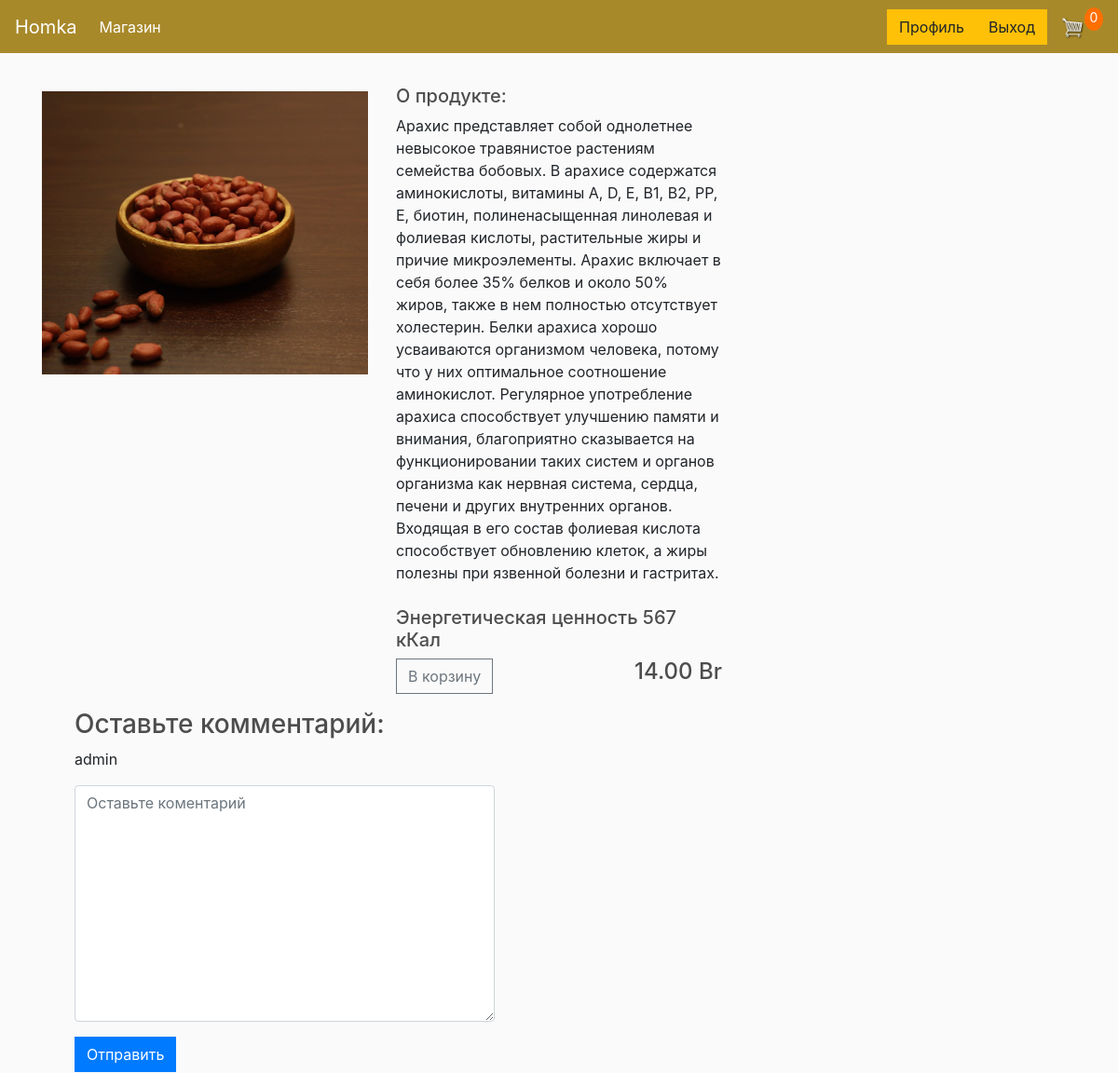
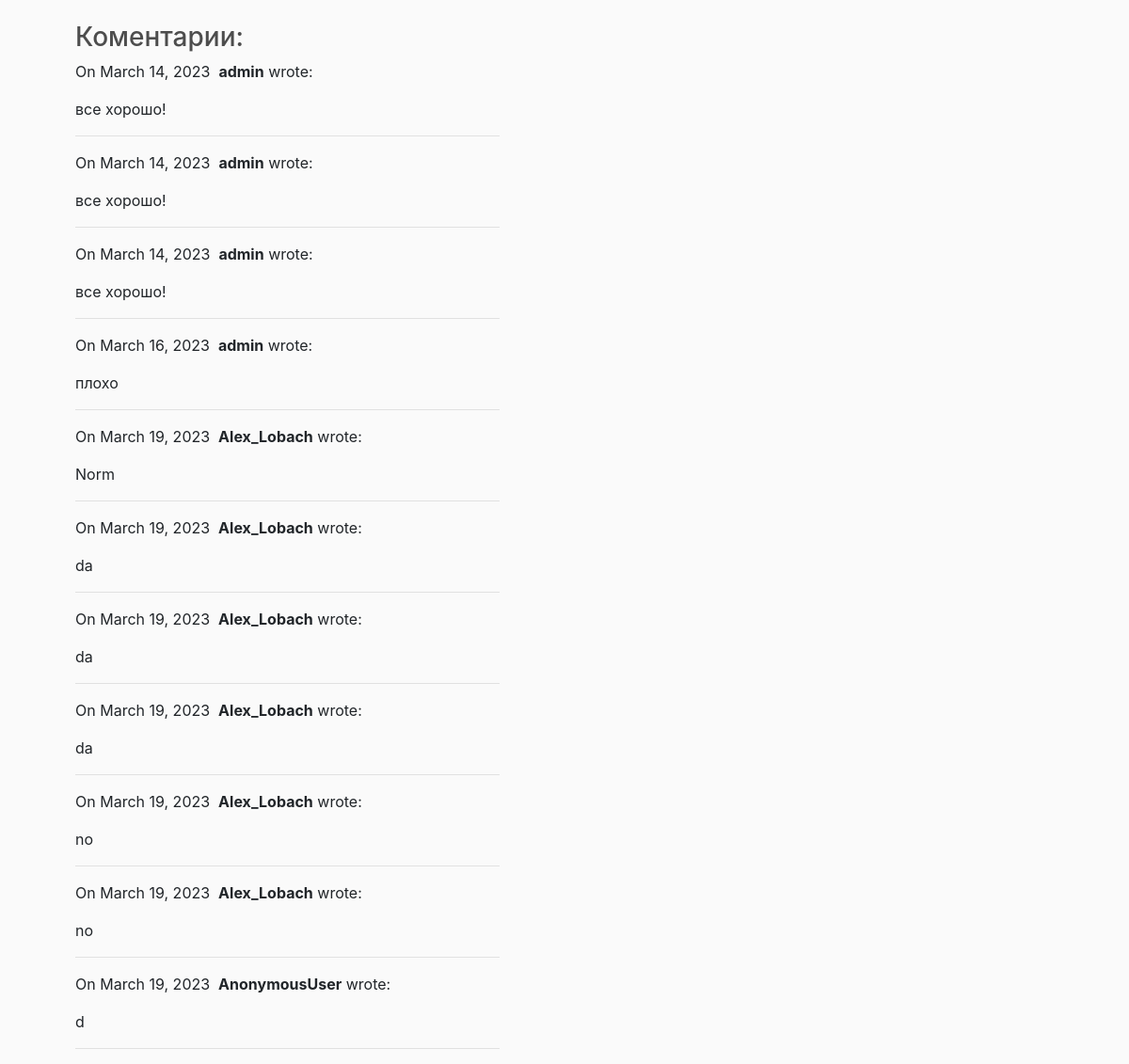
Screenshot of /3/ (signed in) with the database file from the repository (2 pictures, top to bottom).
### catalog/models.py (models this page shows, shortened)
class Product(models.Model):
    name = models.CharField(max_length=200, null=True)
    price = models.FloatField()
    min_pack = models.FloatField()
    description = models.TextField()
    nutritional_value = models.TextField()
    image = models.ImageField(null=True, blank=True)
    @property
    def imageURL(self):
        try:
            url = self.image.url
        except:
            url = ''
        return url

class Comment(models.Model):
    author = models.CharField(max_length=255, blank=True, null=True)
    body = models.TextField()
    created_on = models.DateTimeField(auto_now_add=True)
    product = models.ForeignKey('Product', on_delete=models.CASCADE)

### catalog/views.py (the view, shortened to what this page needs)
# urls.py: path('<int:pk>/', views.product_detail, name= 'product_detail'),
def product_detail(request, pk):
    data = cartData(request)
    cartItems = data['cartItems']
    order = data['order']
    items = data['items']
    product = Product.objects.get(pk=pk)
    comments = Comment.objects.filter(product = product)
    form = CommentForm()
    context = {
        'product':product, 'cartItems': cartItems, 'items':items, 'form':form, 'comments':comments
    }
    return render(request, 'store/detail.html', context)

### catalog/forms.py
class CommentForm(forms.Form):
    body = forms.CharField(widget=forms.Textarea(attrs={'class': 'form-control',
                                                        'placeholder': 'Оставьте коментарий'}))

### catalog/models.py (called while the page is built)
    @property
    def get_cart_items(self):
        orderitems = self.orderitem_set.all()
        total = sum([item.quantity for item in orderitems])
        return total

### catalog/utils.py (called while the page is built)
def cartData(request):
    if request.user.is_authenticated:
        customer = request.user.customer
        order, created = Order.objects.get_or_create(customer=customer, complete=False)
        items = order.orderitem_set.all()
        cartItems = order.get_cart_items
    else:
        cookieData = cookieCart(request)
        cartItems = cookieData['cartItems']
        order = cookieData['order']
        items = cookieData['items']
    return {'cartItems': cartItems, 'order':order, 'items': items}

### catalog/templates/store/detail.html (shortened to what this page needs)
{% extends 'store/main.html' %}
{% load static %}
{% block content %}
    <div class="row">
        <div class="col-lg-4">
            <p><img class="leftimg" src="{{ product.imageURL }}" width="100%" height="100%"></p>
        </div>
        <div class="col-lg-4" >
            <h5>О продукте:</h5> <span>{{ product.description }}</span>
            <br><br>
            <h5>{{ product.nutritional_value }}</h5>
            <button data-product={{product.id}} data-action="add" class="btn btn-outline-secondary add-btn update-cart">В корзину</button>
                <h4 style="display:inline-block;float: right">
                {{product.price | floatformat:2}} Br </h4>
        </div>
        <div class="positioned">
            <h3>Оставьте комментарий:</h3>
            <form action="/{{ product.pk }}/" method="post">
                <div class="form-group">
                  {{request.user}}
                </div>
                <div class="form-group">
                  {{ form.body }}
                </div>
            <button type="submit" class="btn btn-primary">Отправить</button>
            </form>
            <br>
            <h3>Коментарии:</h3>
            {% for comment in comments %}
            <p>
              On {{ comment.created_on.date }}&nbsp;
              <b>{{ comment.author }}</b> wrote:
            </p>
            <p>{{ comment.body }}</p>
            <hr>
            {% endfor %}
          </div>
{% endblock content %}

### static/css/main.css (style rules this page uses)
body { background-color: hsl(0, 0%, 98%); }
h1,h2,h3,h4,h5,h6 { color:hsl(0, 0%, 30%); }
.col-lg-4, .col-lg-6, .col-lg-8, .col-lg-12 { margin-top: 10px; }
.btn { border-radius: 0; }
.leftimg { float:left; margin: 7px 7px 7px 0; }
.positioned { position:relative; background: hsl(0, 0%, 98%); left: 50px; }

### rows the page displays
Product: imageURL (picture), description "Арахис представляет собой однолетнее невысокое травянистое растениям семейства бобовых. В арахисе содержатся аминокислоты, витамины A, D, E, В1, В2, РР, Е, биотин, полиненасыщенная линолевая и фолиевая кислоты, растительные жиры и причие микроэлементы. Арахис включает в себя более 35% белков и около 50% жиров, также в нем полностью отсутствует холестерин. Белки арахиса хорошо усваиваются организмом человека, потому что у них оптимальное соотношение аминокислот. Регулярное употребление арахиса способствует улучшению памяти и внимания, благоприятно сказывается на функционировании таких систем и органов организма как нервная система, сердца, печени и других внутренних органов. Входящая в его…", nutritional_value "Энергетическая ценность 567 кКал", price "14.00"
Comment: created_on "March 14, 2023", author "admin", body "все хорошо!"
Comment: created_on "March 14, 2023", author "admin", body "все хорошо!"
Comment: created_on "March 14, 2023", author "admin", body "все хорошо!"
Comment: created_on "March 16, 2023", author "admin", body "плохо"
Comment: created_on "March 19, 2023", author "Alex_Lobach", body "Norm"
Comment: created_on "March 19, 2023", author "Alex_Lobach", body "da"
Comment: created_on "March 19, 2023", author "Alex_Lobach", body "da"
Comment: created_on "March 19, 2023", author "Alex_Lobach", body "da"
Comment: created_on "March 19, 2023", author "Alex_Lobach", body "no"
Comment: created_on "March 19, 2023", author "Alex_Lobach", body "no"
Comment: created_on "March 19, 2023", author "AnonymousUser", body "d"

### other values shown
{{ cartItems }} "0"
{{ request.user }} "admin"
